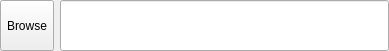
<?xml version="1.0" encoding="UTF-8"?>
<ui version="4.0">
 <class>Form</class>
 <widget class="QWidget" name="Form">
  <property name="geometry">
   <rect>
    <x>0</x>
    <y>0</y>
    <width>389</width>
    <height>51</height>
   </rect>
  </property>
  <property name="windowTitle">
   <string>Form</string>
  </property>
  <widget class="QWidget" name="widget" native="true">
   <property name="geometry">
    <rect>
     <x>0</x>
     <y>0</y>
     <width>389</width>
     <height>51</height>
    </rect>
   </property>
   <property name="sizePolicy">
    <sizepolicy hsizetype="Preferred" vsizetype="Preferred">
     <horstretch>0</horstretch>
     <verstretch>0</verstretch>
    </sizepolicy>
   </property>
   <layout class="QHBoxLayout" name="horizontalLayout_5">
    <item>
     <widget class="QToolButton" name="inwidget_browse_button">
      <property name="sizePolicy">
       <sizepolicy hsizetype="Preferred" vsizetype="Preferred">
        <horstretch>0</horstretch>
        <verstretch>0</verstretch>
       </sizepolicy>
      </property>
      <property name="text">
       <string>Browse</string>
      </property>
     </widget>
    </item>
    <item>
     <widget class="QLineEdit" name="inwidget_folder_input">
      <property name="sizePolicy">
       <sizepolicy hsizetype="Expanding" vsizetype="Preferred">
        <horstretch>0</horstretch>
        <verstretch>0</verstretch>
       </sizepolicy>
      </property>
     </widget>
    </item>
   </layout>
  </widget>
 </widget>
 <resources/>
 <connections/>
</ui>
